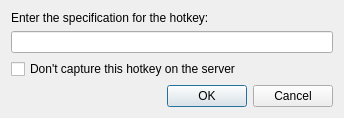
<?xml version="1.0" encoding="UTF-8"?>
<ui version="4.0">
 <class>HotkeyDialog</class>
 <widget class="QDialog" name="HotkeyDialog">
  <property name="geometry">
   <rect>
    <x>0</x>
    <y>0</y>
    <width>344</width>
    <height>86</height>
   </rect>
  </property>
  <property name="windowTitle">
   <string>Hotkey</string>
  </property>
  <layout class="QVBoxLayout">
   <item>
    <widget class="QLabel" name="label">
     <property name="text">
      <string>Enter the specification for the hotkey:</string>
     </property>
    </widget>
   </item>
   <item>
    <widget class="KeySequenceWidget" name="m_pKeySequenceWidgetHotkey"/>
   </item>
   <item>
    <widget class="QCheckBox" name="cbPassThroughOnServer">
     <property name="toolTip">
      <string>Don't register the hotkey with the server's operating system, so it keeps working normally on the server. The hotkey only triggers its actions while controlling another computer.</string>
     </property>
     <property name="text">
      <string>Don't capture this hotkey on the server</string>
     </property>
    </widget>
   </item>
   <item>
    <widget class="QDialogButtonBox" name="buttonBox">
     <property name="orientation">
      <enum>Qt::Horizontal</enum>
     </property>
     <property name="standardButtons">
      <set>QDialogButtonBox::Cancel|QDialogButtonBox::Ok</set>
     </property>
    </widget>
   </item>
  </layout>
 </widget>
 <customwidgets>
  <customwidget>
   <class>KeySequenceWidget</class>
   <extends>QLineEdit</extends>
   <header>widgets/KeySequenceWidget.h</header>
  </customwidget>
 </customwidgets>
 <resources/>
 <connections>
  <connection>
   <sender>buttonBox</sender>
   <signal>accepted()</signal>
   <receiver>HotkeyDialog</receiver>
   <slot>accept()</slot>
   <hints>
    <hint type="sourcelabel">
     <x>248</x>
     <y>254</y>
    </hint>
    <hint type="destinationlabel">
     <x>157</x>
     <y>274</y>
    </hint>
   </hints>
  </connection>
  <connection>
   <sender>buttonBox</sender>
   <signal>rejected()</signal>
   <receiver>HotkeyDialog</receiver>
   <slot>reject()</slot>
   <hints>
    <hint type="sourcelabel">
     <x>316</x>
     <y>260</y>
    </hint>
    <hint type="destinationlabel">
     <x>286</x>
     <y>274</y>
    </hint>
   </hints>
  </connection>
 </connections>
</ui>
